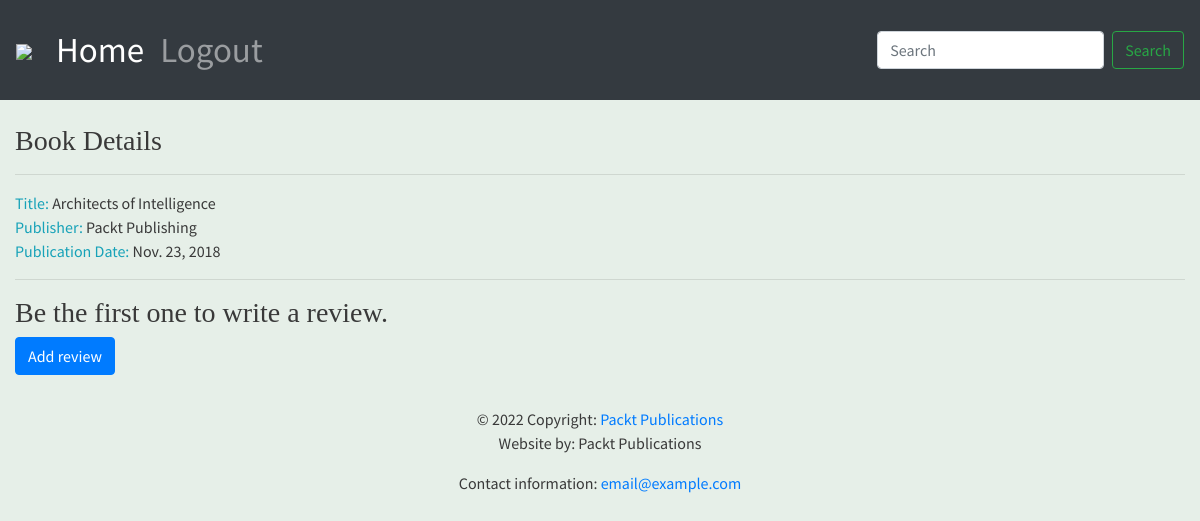
The app's page /books/3/, older data.
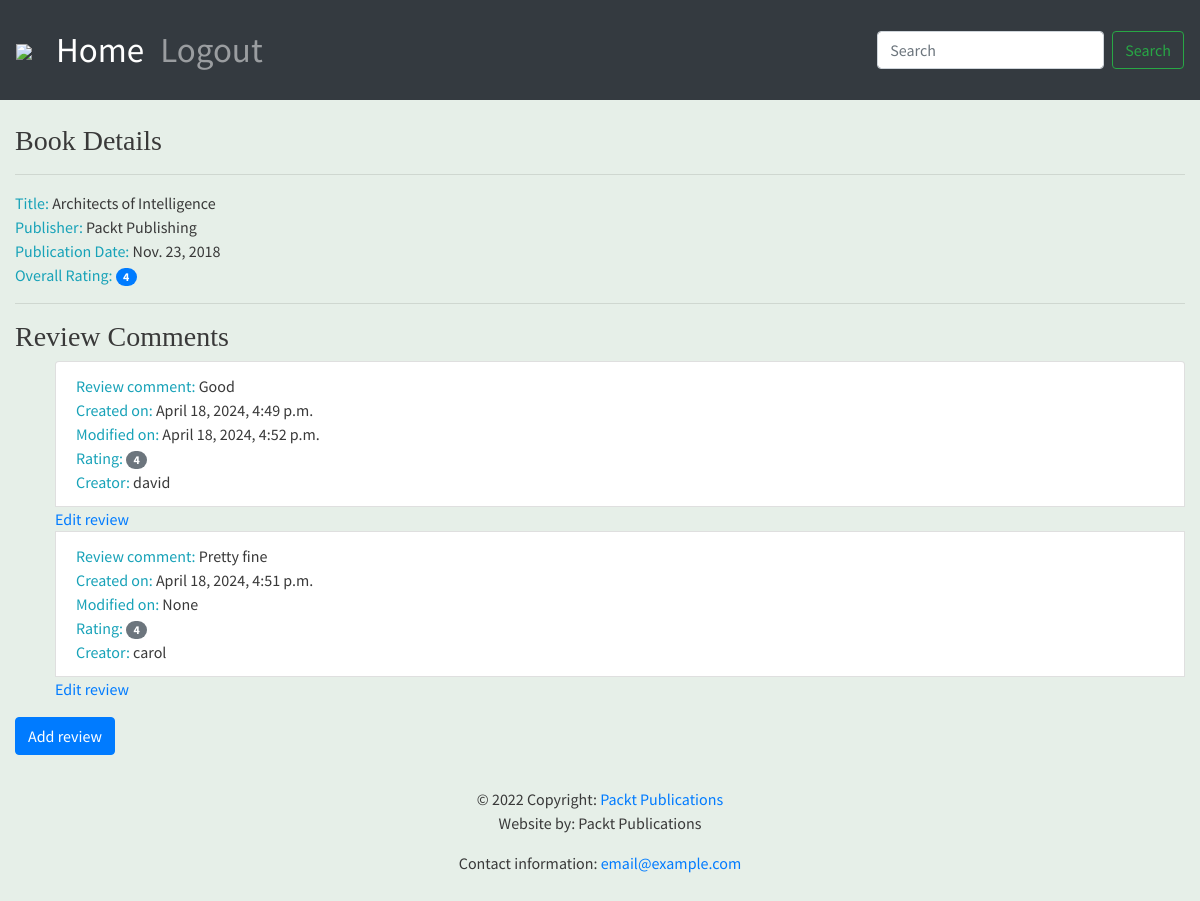
The same page, newer data.
### reviews/models.py (models this page shows, shortened)
class Book(models.Model):
    title = models.CharField(
        max_length=70,
        help_text='The title of the book')
    publication_date = models.DateField(
        verbose_name='Date the book was publised.')
    isbn = models.CharField(
        max_length=20,
        verbose_name='ISBN number of the book.')
    publisher = models.ForeignKey(Publisher, on_delete=models.CASCADE)
    contributors = models.ManyToManyField('Contributor', through='BookContributor')
    cover = models.ImageField(upload_to='book_covers/', null=True, blank=True)
    sample = models.FileField(upload_to='book_samples/', null=True, blank=True)

class Publisher(models.Model):
    name = models.CharField(
        max_length=50,
        help_text='The name of Publisher')
    website = models.URLField(
        help_text='The Publisher website')
    email = models.EmailField(
        help_text='The Publisher Email')
    def __str__(self):
        return self.name

class Review(models.Model):
    content = models.TextField(help_text='Review text.')
    rating = models.IntegerField(help_text='Rating the review has given.')
    date_created = models.DateTimeField(
        auto_now_add=True,
        help_text='Date and time the review was created.')
    date_edited = models.DateTimeField(
        null=True,
        help_text='Date and time the review was last edited.')
    creator = models.ForeignKey(auth.get_user_model(), on_delete=models.CASCADE)
    book = models.ForeignKey(Book, on_delete=models.CASCADE,
                             help_text='Book that this review is for.')

### reviews/views.py (the view)
# urls.py: path('books/<int:pk>/', views.book_detail, name='book_detail'),
def book_detail(request, pk):
    book = get_object_or_404(Book, pk=pk)
    reviews = book.review_set.all()
    if reviews:
        book_rating = average_rating([review.rating for review in reviews])
        context = {
            "book": book,
            "book_rating": book_rating,
            "reviews": reviews
        }
    else:
        context = {
            "book": book,
            "book_rating": None,
            "reviews": None
        }
    return render(request, "reviews/book_detail.html", context)

### reviews/utils.py (called while the page is built)
def average_rating(rating_list):
    if not rating_list:
        return 0
    return round(sum(rating_list) / len(rating_list))

### reviews/templates/reviews/book_detail.html
{% extends 'reviews/base.html' %}
{% block content %}
      <br>
      <h3>Book Details</h3>
      <hr>
      <span class="text-info">Title: </span> <span>{{ book.title }}</span>
      <br>
      <span class="text-info">Publisher: </span><span>{{ book.publisher }}</span>
      <br>
      <span class="text-info">Publication Date: </span><span>{{ book.publication_date }}</span>
      <br>
      {% if not reviews %}
            <hr>
            <h3>Be the first one to write a review.</h3>
      {% else %}
            <span class="text-info">Overall Rating: </span><span class="badge badge-primary badge-pill">{{ book_rating }}</span>
            <br>
            <hr>
            <h3>Review Comments</h3>
            <ul>
            {% for review in reviews %}
                  <li class="list-group-item">
                        <span class="text-info">Review comment: </span> <span>{{ review.content }}</span>
                        <br>
                        <span class="text-info">Created on: </span><span>{{ review.date_created }}</span>
                        <br>
                        <span class="text-info">Modified on: </span><span>{{ review.date_edited }}</span>
                        <br>
                        <span class="text-info">Rating: </span><span class="badge badge-secondary badge-pill">{{ review.rating }}</span>
                        <br>
                        <span class="text-info">Creator: </span><span>{{ review.creator.username }}</span>
                        <br>
                  </li>
                  <a type="submit" href="reviews/{{ review.id }}/">Edit review</a>
            {% endfor %}
            </ul>
      {% endif %}
       <p>
             <a class="btn btn-primary" type="submit" href="reviews/new/">Add review</a>
    </p>
{% endblock %}

### reviews/templates/reviews/base.html
{% extends 'base.html' %}
{% load static %}
{% block brand %}<img src="{% static 'reviews/logo.png' %}">{% endblock %}

### templates/base.html (shortened to what this page needs)
<!doctype html>
{% load static %}
<html lang="en">
  <head>
    <link rel="stylesheet" href="https://stackpath.bootstrapcdn.com/bootstrap/4.4.1/css/bootstrap.min.css">
    <link rel="stylesheet" href="https://cdnjs.cloudflare.com/ajax/libs/font-awesome/4.7.0/css/font-awesome.min.css">
    <link rel="stylesheet" href="{% static 'main.css' %}">
  </head>
  <body>
        <nav class="navbar navbar-expand-sm navbar-dark bg-dark sticky-top">
          <a class="navbar-brand" href="/">{% block brand %}<img src="{% static 'logo.png' %}">{% endblock %}</a>
          <div class="collapse navbar-collapse" id="navbarSupportedContent">
            <ul class="navbar-nav mr-auto">
              <li class="nav-item active">
                <a class="nav-link" href="/books/">Home <span class="sr-only">(current)</span></a>
              </li>
              <li class="nav-item">
                <a class="nav-link" href="#">Logout</a>
              </li>
            </ul>
            <form class="form-inline my-2 my-lg-0" action="{% url 'search' %}">
              <input class="form-control mr-sm-2" type="search" placeholder="Search" aria-label="Search" name="search"
                     value="{{ search_text }}" minlength="3">
              <button class="btn btn-outline-success my-2 my-sm-0" type="submit">Search</button>
            </form>
          </div>
        </nav>
        <div class="container-fluid">
          {% block content %}{% endblock %}
        </div>
  <footer class="page-footer font-small blue">
    <div class="footer-copyright text-center py-3">&copy; 2022 Copyright:
      <a href="https://www.packtpub.com"> Packt Publications</a>
      <p>Website by: Packt Publications</p>
      <p>Contact information: <a href="mailto:email@example.com">email@example.com</a></p>
    </div>
  </footer>
  </body>
</html>

### static/main.css (style rules this page uses)
.navbar { min-height: 100px; font-size: 35px; }
.navbar-brand { font-size: 25px; }
.navbar-brand > img { height: 60px; }
body { font-family: 'Source Sans Pro', sans-serif; background-color: #e6efe8; color: #393939; }
h1, h2, h3, h4, h5, h6 { font-family: 'Libre Baskerville', serif; }

Row changes from the older to the newer data that the page shows:
added Review: content "Good", date_created "April 18, 2024, 4:49 p.m.", date_edited "April 18, 2024, 4:52 p.m.", rating "4", creator.username "david"
added Review: content "Pretty fine", date_created "April 18, 2024, 4:51 p.m.", date_edited "None", rating "4", creator.username "carol"
Text that changed along with them:
{{ book_rating }}: (not shown) → "4"
text no longer shown: "Be the first one to write a review."
text now shown: "Overall Rating: Review Comments"
